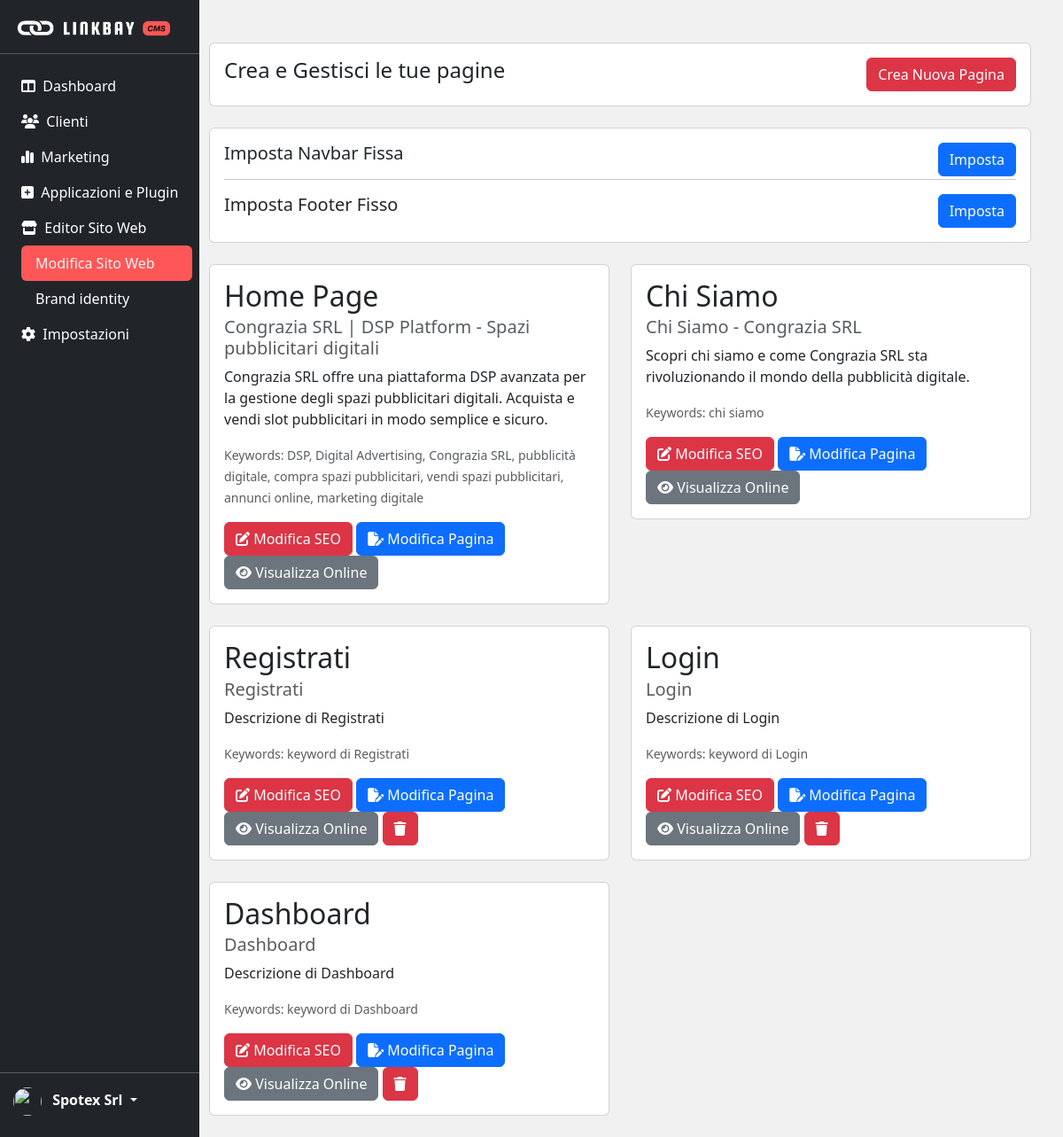
Before: /admin/ui/editor_negozio (signed in) with the older database file.
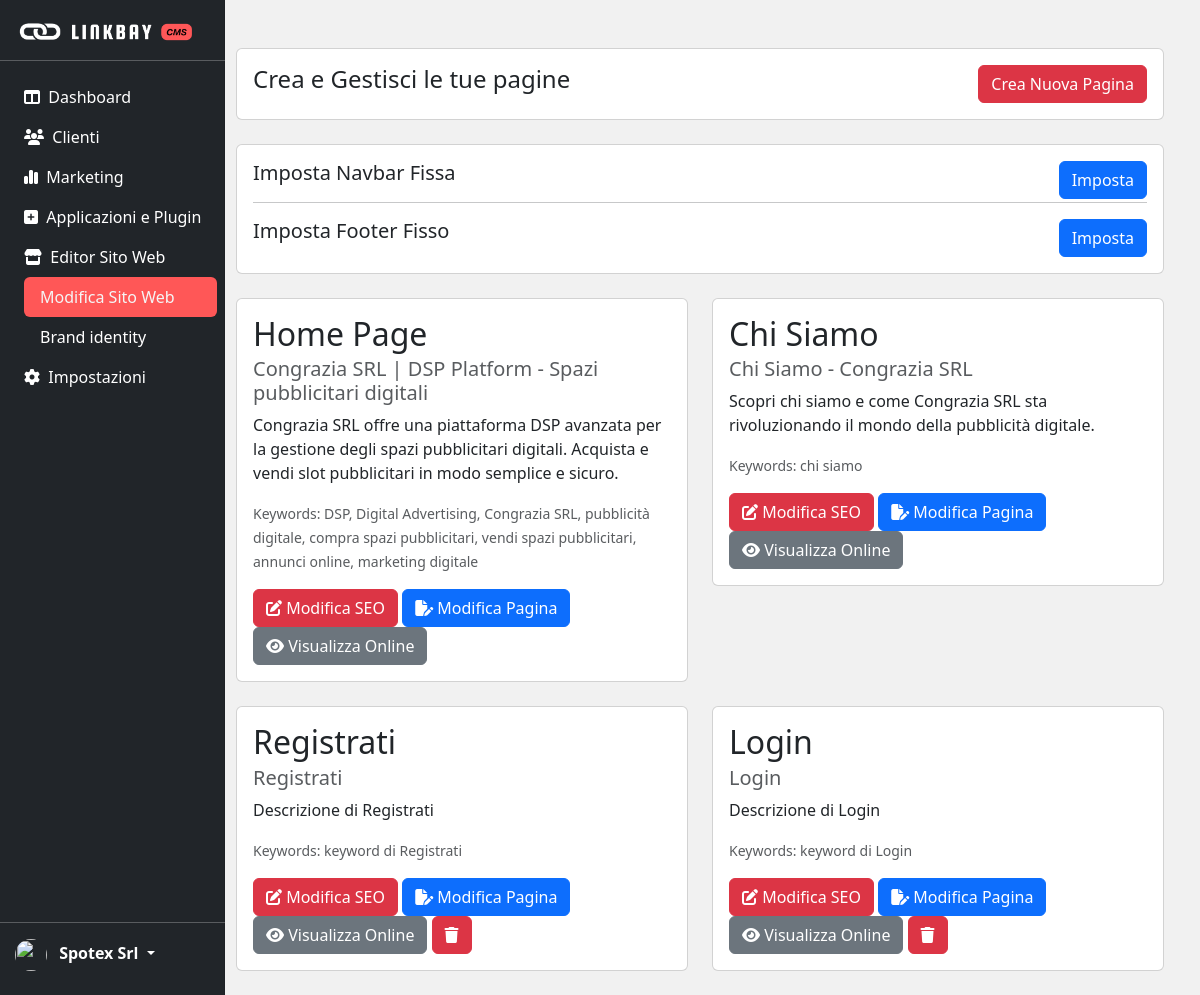
After: the same page with the newer database file.
### tables this page shows
CREATE TABLE `seo` (
  `id` int(11) NOT NULL,
  `editor_page` varchar(255) NOT NULL,
  `page_name` varchar(255) NOT NULL,
  `slug` varchar(255) NOT NULL,
  `title` varchar(255) DEFAULT NULL,
  `description` text,
  `keywords` text
);

### admin/ui/editor_negozio.php (the view, shortened to what this page needs)
<?php
require ('../../app.php');
$result = $conn->query("SELECT * FROM seo");
?>
<!DOCTYPE html>
<html lang="it">
<head>
    <?php include '../materials/head_content.php'; ?>
</head>
<body style="background-color: #f1f1f1;">
    <?php
    $sidebar_cate = 'negozio';
    $currentPage = basename($_SERVER['PHP_SELF']);
    include '../materials/sidebar.php';
    ?>
    <main class="col-md-9 ms-sm-auto col-lg-10 px-md-4">
        <div class="container mt-5">
            <div class="card">
                <div class="card-body">
                    <h4 class="d-inline">Crea e Gestisci le tue pagine</h4>
                    <button onclick="openPage()" class="btn btn-danger" style="float: right;">Crea Nuova Pagina</button>
                </div>
            </div>
            <br>
            <div class="row">
                <div class="col-md-12">
                    <div class="card">
                        <div class="card-body">
                            <h5 class="d-inline">Imposta Navbar Fissa</h5>
                            <a href="edit_page?pagename=navbar&slug=navbar" target="__blank" class="btn btn-primary" style="float: right;">Imposta</a>
                            <hr>
                            <h5 class="d-inline">Imposta Footer Fisso</h5>
                            <a href="edit_page?pagename=footer&slug=footer" target="__blank" class="btn btn-primary" style="float: right;">Imposta</a>
                        </div>
                    </div>
                    <br>
                </div>
                <?php while ($row = $result->fetch_assoc()): ?>
                    <div class="col-md-6">
                        <div class="card">
                            <div class="card-body">
                                <?php
                                if($row['page_name']=='home') {
                                    $pagename = 'Home Page';
                                } elseif($row['page_name']=='aboutus') {
                                    $pagename = 'Chi Siamo';
                                } elseif($row['page_name']=='contacts') {
                                    $pagename = 'Contattaci';
                                } elseif($row['page_name']=='services') {
                                    $pagename = 'Servizi';
                                } elseif($row['page_name']=='landing') {
                                    $pagename = 'Landing Page';
                                } else {
                                    $pagename = $row['page_name'];
                                }
                                ?>
                                <h2 class="card-title"><?php echo $pagename; ?></h2>
                                <h5 class="card-subtitle mb-2 text-muted"><?php echo htmlspecialchars($row['title']); ?></h5>
                                <p class="card-text"><?php echo htmlspecialchars($row['description']); ?></p>
                                <p class="card-text"><small class="text-muted">Keywords: <?php echo htmlspecialchars($row['keywords']); ?></small></p>
                                <?php if($row['page_name'] != 'home' && $row['page_name'] != 'aboutus' && $row['page_name'] != 'contacts' && $row['page_name'] != 'services' && $row['page_name'] != 'landing' && $row['page_name'] != 'prodotto' && $row['page_name'] != 'cart' && $row['page_name'] != 'catalogs'): ?>
                                    <button class="btn btn-danger" onclick="modificaSEO(<?php echo $row['id']; ?>)" ><i class="fa-solid fa-pen-to-square"></i> Modifica SEO</button>
                                    <a href="edit_page?pagename=<?php echo htmlspecialchars($row['page_name']); ?>&slug=<?php echo htmlspecialchars($row['slug']); ?>" target="__blank" class="btn btn-primary"><i class="fa-solid fa-file-pen"></i> Modifica Pagina</a>
                                    <a href="../../<?php echo htmlspecialchars($row['page_name']); ?>?slug=<?php echo htmlspecialchars($row['slug']); ?>" target="__blank" class="btn btn-secondary"><i class="fa-solid fa-eye"></i> Visualizza Online</a>
                                    <button class="btn btn-danger" onclick="cancellaPagina(<?php echo $row['id']; ?>)"><i class="fa-solid fa-trash"></i></button>
                                <?php else : ?>
                                    <button class="btn btn-danger" onclick="modificaSEO(<?php echo $row['id']; ?>)" ><i class="fa-solid fa-pen-to-square"></i> Modifica SEO</button>
                                    <a href="edit_page?pagename=<?php echo htmlspecialchars($row['page_name']); ?>&slug=<?php echo htmlspecialchars($row['slug']); ?>" target="__blank" class="btn btn-primary"><i class="fa-solid fa-file-pen"></i> Modifica Pagina</a>
                                    <a href="../../<?php echo htmlspecialchars($row['page_name']); ?>?slug=<?php echo htmlspecialchars($row['slug']); ?>" target="__blank" class="btn btn-secondary"><i class="fa-solid fa-eye"></i> Visualizza Online</a>
                                <?php endif; ?>
                            </div>
                        </div>
                        <br>
                    </div>
                <?php endwhile; ?>
            </div>
        </div>
        <div id="toastContainer" class="toast-container position-fixed bottom-0 end-0 p-3" style="z-index: 999;"></div>
    </main>
<?php include '../materials/script.php'; ?>
</body>
</html>

### admin/materials/head_content.php (shortened to what this page needs)
<link href="https://cdn.jsdelivr.net/npm/bootstrap@5.3.3/dist/css/bootstrap.min.css" rel="stylesheet">
<link rel="stylesheet" href="https://cdnjs.cloudflare.com/ajax/libs/font-awesome/6.1.1/css/all.min.css">
<link rel="stylesheet" href="../materials/dashboard.css">

### admin/materials/sidebar.php (shortened to what this page needs)
<div id="sidebar" class="d-flex flex-column flex-shrink-0 sidebar collapse bg-dark text-white">
    <a href="#" class="d-flex align-items-center mb-3 mb-md-0 me-md-auto text-white text-decoration-none">
    &nbsp;&nbsp;&nbsp;&nbsp; <img src="../materials/logo_sidebar.png" width="180px" alt="Logo">
    </a>
    <hr>
    <ul class="nav nav-pills flex-column mb-auto" style="padding: 0px 8px 0px 8px;">
        <li class="nav-item">
            <a href="homepage" class="nav-link text-white <?php echo ($currentPage == 'homepage.php') ? 'active' : ''; ?>">
                <i class="fa-solid fa-table-columns"></i>&nbsp; Dashboard
            </a>
        </li>
        <li class="nav-item">
            <a class="nav-link text-white collapsed" data-bs-toggle="collapse" href="#gestioneClientiCollapse">
                <i class="fa-solid fa-users"></i>&nbsp; Clienti
            </a>
        </li>
        <li class="nav-item">
            <a class="nav-link text-white collapsed" data-bs-toggle="collapse" href="#gestioneMarketingCollapse">
                <i class="fa-solid fa-chart-simple"></i>&nbsp; Marketing
            </a>
        </li>
 <li class="nav-item">
            <a class="nav-link text-white collapsed" data-bs-toggle="collapse" href="#gestioneAppCollapse" aria-expanded="false">
                <i class="fa-solid fa-square-plus"></i>&nbsp; Applicazioni e Plugin
            </a>
        </li>
        <li class="nav-item">
            <a class="nav-link text-white collapsed" data-bs-toggle="collapse" href="#gestioneNegozioCollapse" aria-expanded="false">
                <i class="fa-solid fa-store"></i>&nbsp; Editor Sito Web
            </a>
            <div class="collapse <?php echo ($sidebar_cate == 'negozio') ? 'show' : ''; ?>" id="gestioneNegozioCollapse">
                <ul class="nav flex-column ms-3">
                    <li><a href="editor_negozio" class="nav-link text-white <?php echo ($currentPage == 'editor_negozio.php') ? 'active' : ''; ?>">Modifica Sito Web</a></li>
                    <li><a href="brand_identity" class="nav-link text-white <?php echo ($currentPage == 'brand_identity.php') ? 'active' : ''; ?>">Brand identity</a></li>
                </ul>
            </div>
        </li>
        <li class="nav-item">
            <a class="nav-link text-white collapsed" data-bs-toggle="collapse" href="#gestioneSettingCollapse" aria-expanded="false">
                <i class="fa-solid fa-gear"></i>&nbsp; Impostazioni
            </a>
        </li>
    </ul>
    <hr>
    <div class="dropdown">
        <a href="#" class="text-white text-decoration-none dropdown-toggle" style="padding: 15px;" data-bs-toggle="dropdown">
            <img src="https://www.linkbay.it/static/image/og-image.png" alt="" width="32" height="32" class="rounded-circle me-2">
            <strong><?php echo $_SESSION['nome']; ?> <?php echo $_SESSION['cognome']; ?></strong>
        </a>
        <br><br>
    </div>
</div>

### admin/materials/script.php (shortened to what this page needs)
<link href="https://cdn.jsdelivr.net/npm/bootstrap@5.3.3/dist/css/bootstrap.min.css" rel="stylesheet">

### admin/materials/dashboard.css (style rules this page uses)
body { font-size: .875rem; }
.sidebar { position: fixed; top: 0; bottom: 0; left: 0; z-index: 100; padding: 20px 0px 0px 0px; box-shadow: inset -1px 0 0 rgba(0, 0, 0, .1); }
.sidebar .nav-link { font-weight: 500; color: #333; }
.sidebar .nav-link.active { color: #2470dc; }

### admin/materials/sidebar.php (style rules this page uses)
.nav-link { transition: transform 0.3s ease; }
.nav-pills .nav-link.active, .nav-pills .show>.nav-link { color: whitesmoke !important; background-color: #ff5757 !important; }

Changed rows visible on the page:
removed seo: page_name "Dashboard", title "Dashboard", description "Descrizione di Dashboard", keywords "keyword di Dashboard"
